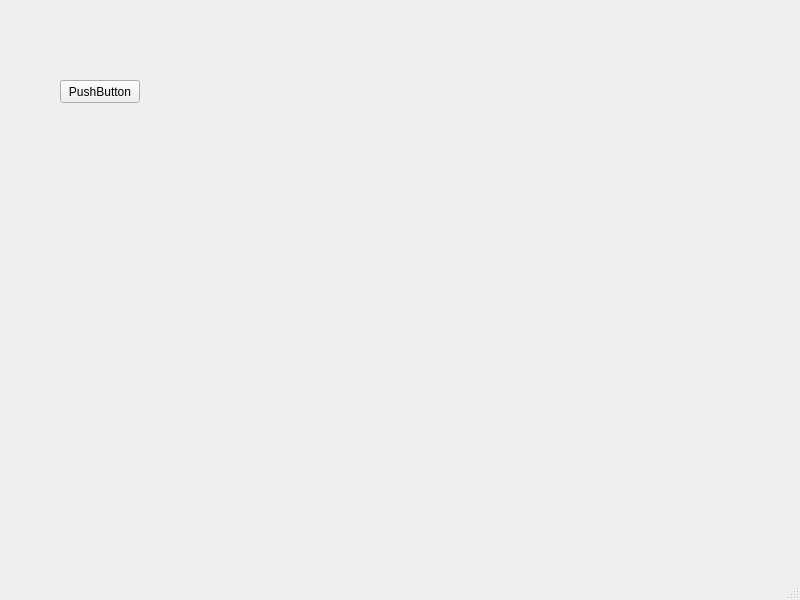
<?xml version="1.0" encoding="UTF-8"?>
<ui version="4.0">
 <class>MainWindow</class>
 <widget class="QMainWindow" name="MainWindow">
  <property name="geometry">
   <rect>
    <x>0</x>
    <y>0</y>
    <width>800</width>
    <height>600</height>
   </rect>
  </property>
  <property name="windowTitle">
   <string>MainWindow</string>
  </property>
  <widget class="QWidget" name="centralwidget">
   <widget class="QPushButton" name="pushButton">
    <property name="geometry">
     <rect>
      <x>60</x>
      <y>80</y>
      <width>80</width>
      <height>23</height>
     </rect>
    </property>
    <property name="text">
     <string>PushButton</string>
    </property>
   </widget>
  </widget>
  <widget class="QMenuBar" name="menubar">
   <property name="geometry">
    <rect>
     <x>0</x>
     <y>0</y>
     <width>800</width>
     <height>20</height>
    </rect>
   </property>
  </widget>
  <widget class="QStatusBar" name="statusbar"/>
 </widget>
 <resources/>
 <connections/>
</ui>
